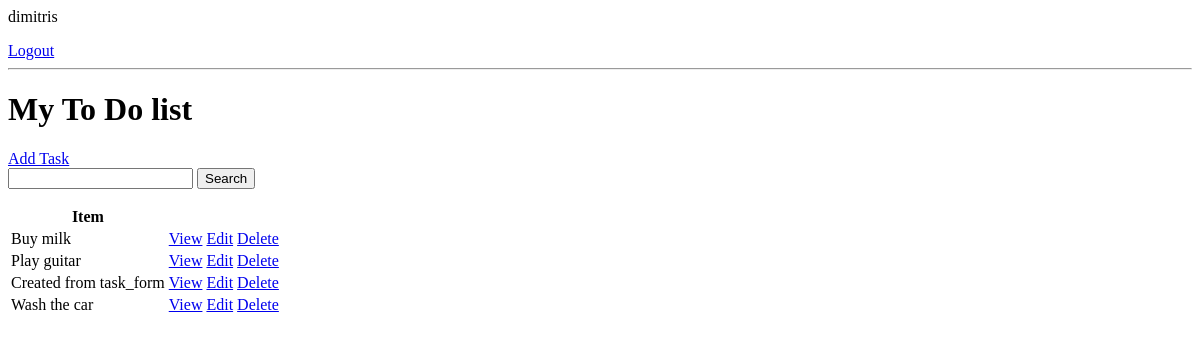
The app's page / (signed in), older data.
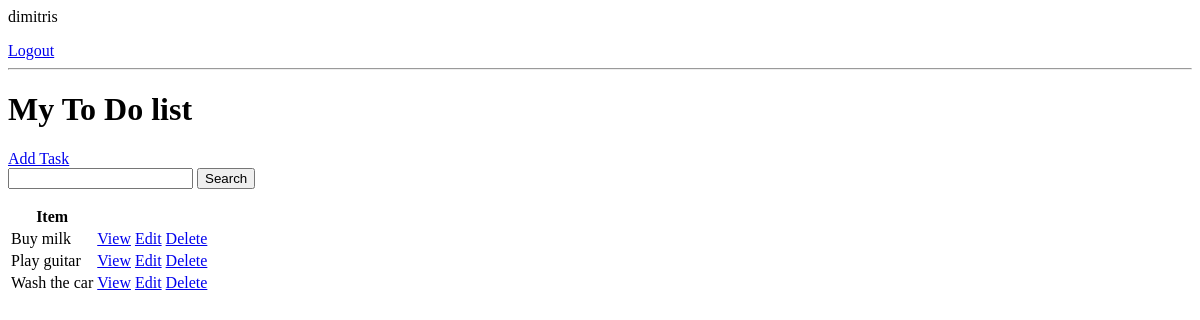
The same page, newer data.
### base/models.py (models this page shows, shortened)
class Task(models.Model):
   user = models.ForeignKey(User, on_delete=models.CASCADE, null=True, blank=True)
   title = models.CharField(max_length=150)
   description = models.TextField(null=True, blank=True)
   complete = models.BooleanField(default=False)
   created = models.DateTimeField(auto_now_add=True)
   class Meta:
      ordering = ['complete']

### base/views.py (the view)
# urls.py: path('', TaskList.as_view(), name='tasks'),
class TaskList(LoginRequiredMixin, ListView):
   model = Task
   context_object_name = 'tasks'
   def get_context_data(self, **kwargs):
      context = super().get_context_data(**kwargs)
      context['tasks'] = context['tasks'].filter(user=self.request.user)
      context['count'] = context['tasks'].filter(complete=False).count()
      search_input = self.request.GET.get('search-area') or ''
      if search_input:
         context['tasks'] = context['tasks'].filter(title__icontains=search_input)
      context['search_input'] = search_input
      return context

### base/templates/base/task_list.html (shortened to what this page needs)
{% if request.user.is_authenticated %}
  <p>{{request.user}}</p>
  <form id="logout-form" action="{% url 'logout' %}" method="post" style="display: inline;">
    <a href="#" onclick="document.getElementById('logout-form').submit()">Logout</a>
  </form>
{% else %}
  <a href="{% url 'login' %}">Login</a>
{% endif %}
<hr>
<h1>My To Do list</h1>
<a href="{% url 'task-create' %}">Add Task</a>
<form method="GET">
  <input type="text" name="search-area" value="{{search_input}}">
  <input type="submit" value="Search">
</form>
<table>
  <tr>
    <th>Item</th>
    <th></th>
  </tr>
  {% for task in tasks %}
  <tr>
    <td>{{task.title}}</td>
    <td><a href="{% url 'task' task.id %}">View</a></td>
    <td><a href="{% url 'task-update' task.id %}">Edit</a></td>
    <td><a href="{% url 'task-delete' task.id %}">Delete</a></td>
  </tr>
  {% empty %}
    <h3>No items in list!</h3>
  {% endfor %}

Row changes from the older to the newer data that the page shows:
removed Task: title "Created from task_form"
